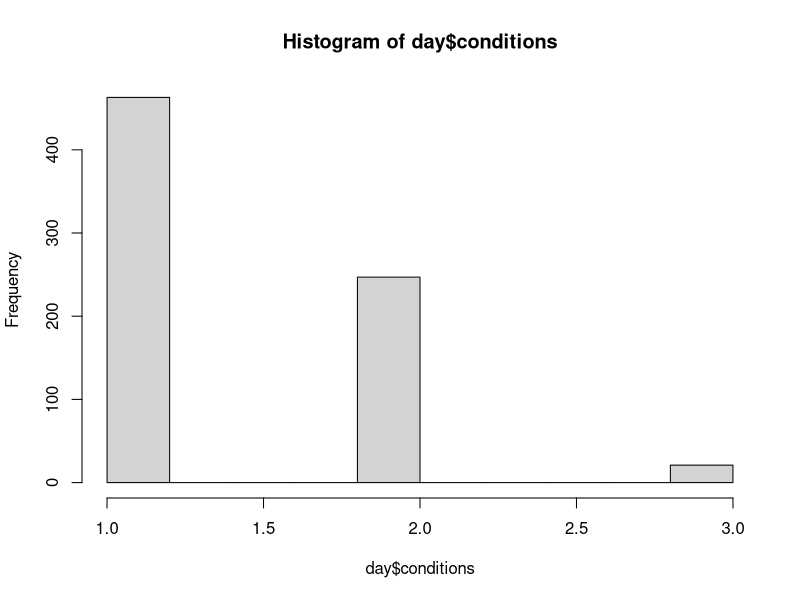
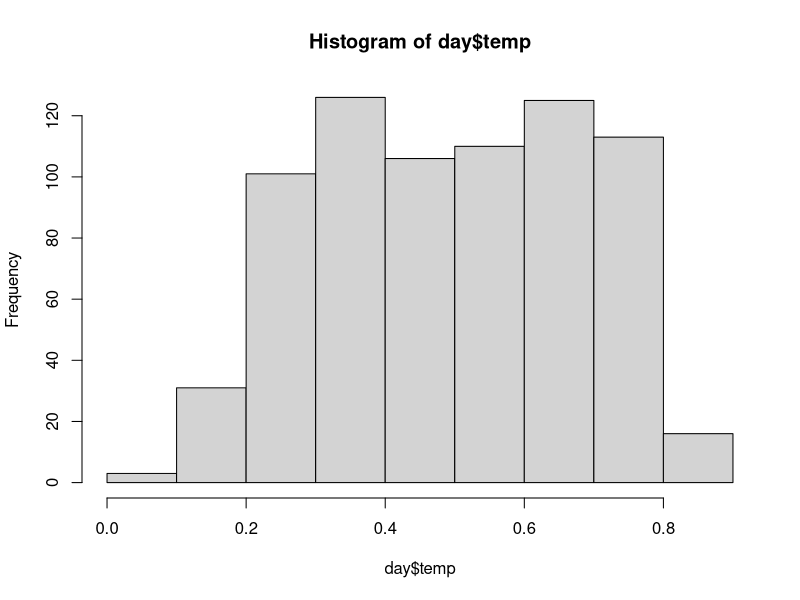
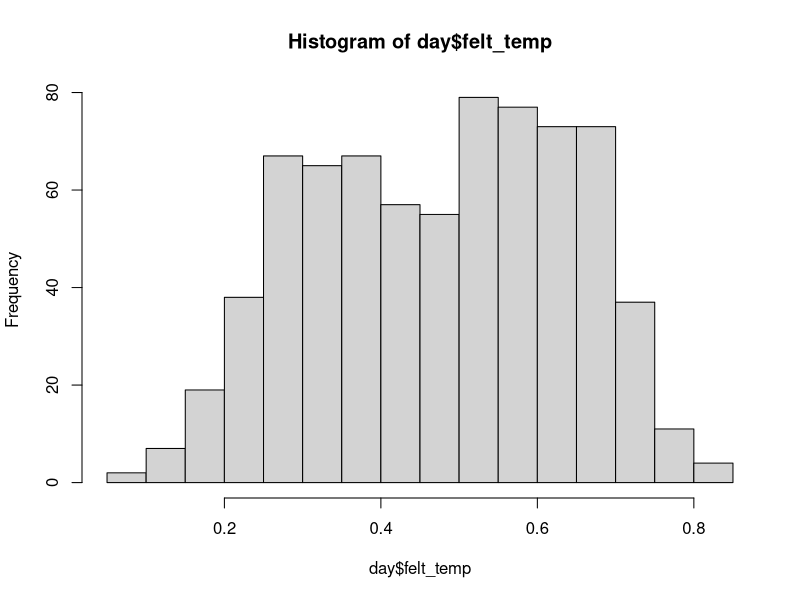
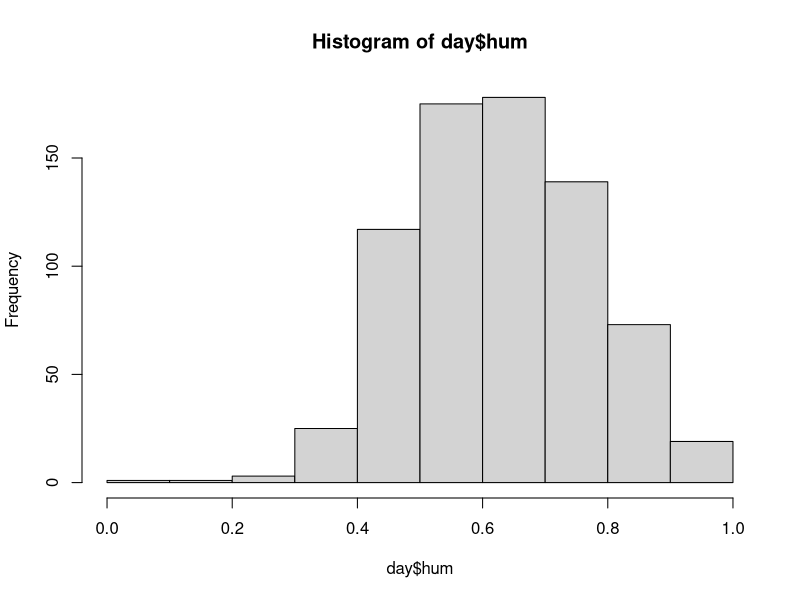
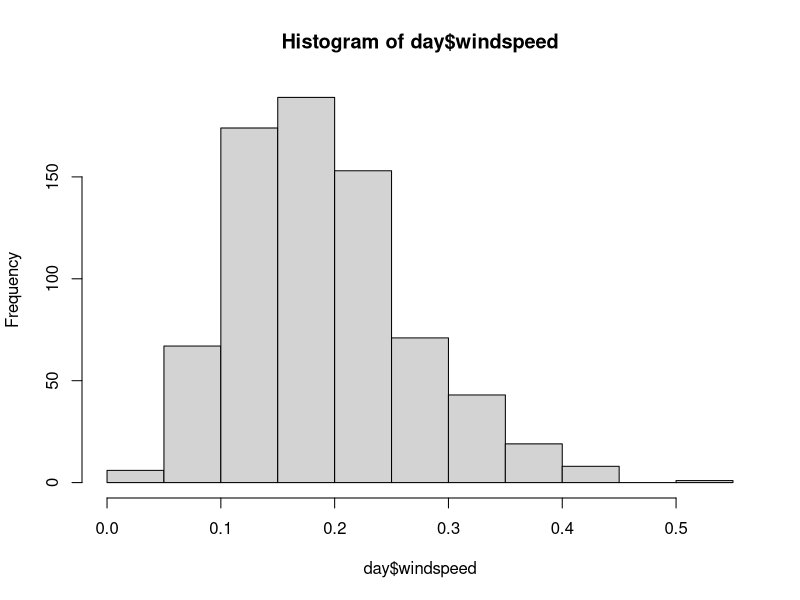
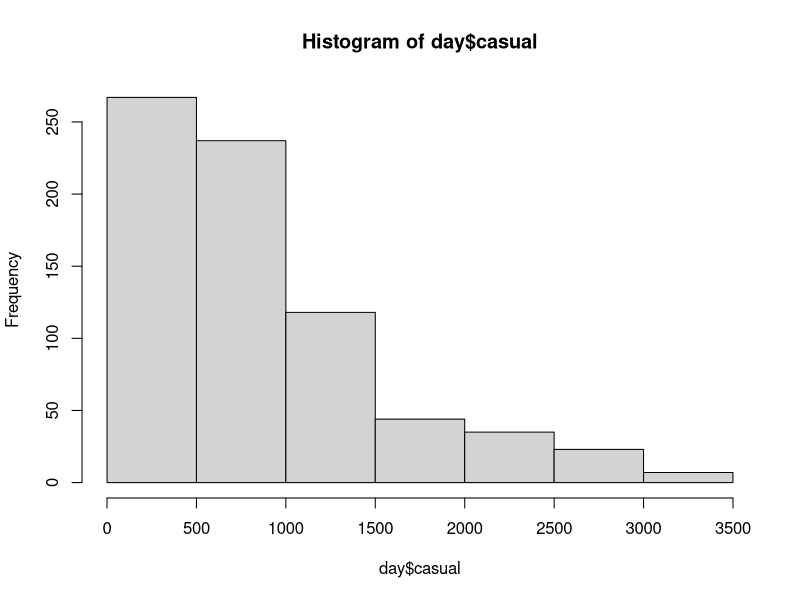
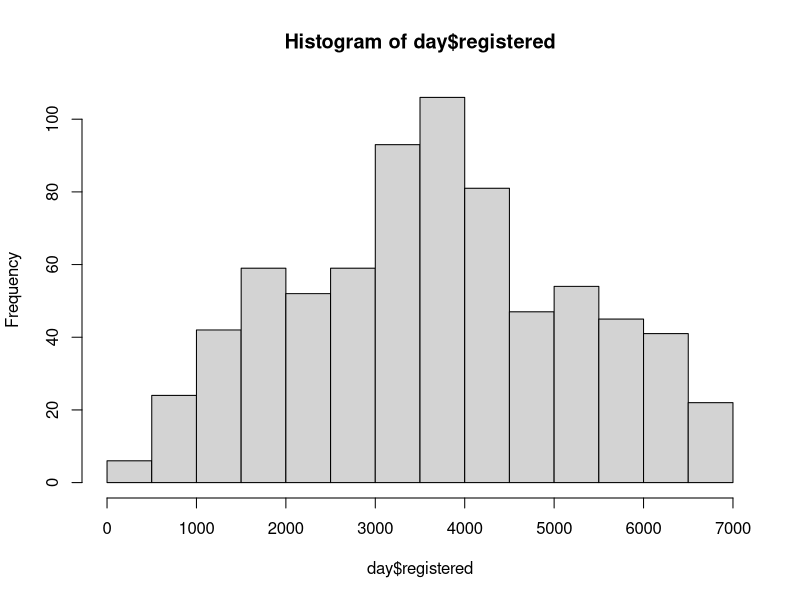
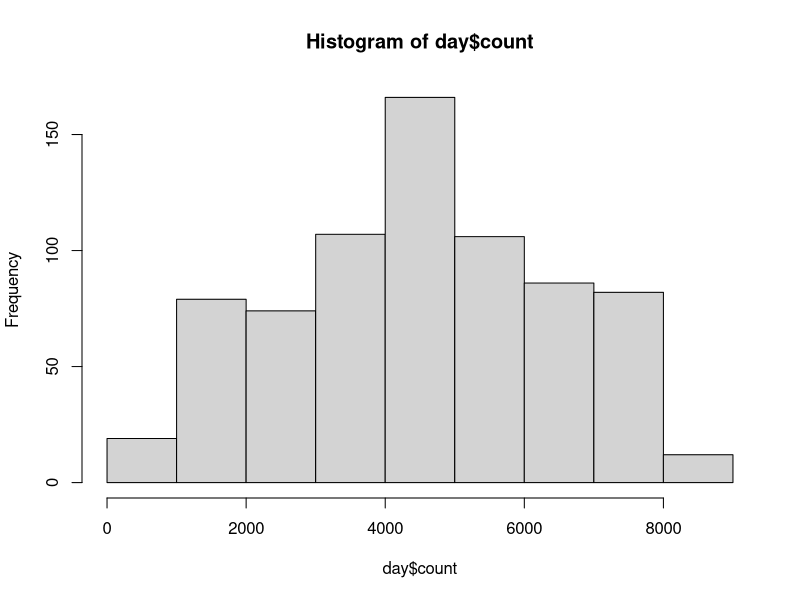

These figures' R source, in order: (Note: this script raises an error after producing the figures.)
## ---- chunk 1
knitr::opts_chunk$set(echo = TRUE)
## ---- chunk 2
library(ggplot2) 
library(stats)
library(corrplot)
library(reshape2)
## ---- chunk 3
day <- read.csv('day.csv')
dim(day)
## ---- chunk 4
day <- read.csv('day.csv')
str(day)
## ---- chunk 5
day <- read.csv('day.csv')
summary(day)
## ---- chunk 6
hist(day$conditions)
## ---- chunk 7
hist(day$temp)
hist(day$felt_temp)
hist(day$hum)
hist(day$windspeed)
hist(day$casual)
hist(day$registered)
hist(day$count)
## ---- chunk 8

## ---- chunk 9
plot(day$conditions, day$casual)
plot(day$conditions, day$registered)
plot(day$hum, day$casual)
plot(day$hum, day$registered)
plot(day$windspeed, day$casual)
plot(day$windspeed, day$registered)
plot(day$temp, day$casual)
plot(day$temp, day$registered)
plot(day$felt_temp, day$casual)
plot(day$felt_temp, day$registered)
plot(day$temp, day$felt_temp)
cor(day$temp, day$felt_temp)
plot(day$temp, day$hum)
cor.test(day$temp, day$hum)
plot(day$temp, day$windspeed)
cor.test(day$temp, day$windspeed)
plot(day$hum, day$windspeed)
cor.test(day$hum, day$windspeed)

plot(day$conditions, day$windspeed)
cor.test(day$conditions, day$windspeed)
cor.test(day$conditions, day$windspeed, method='spearman')
plot(day$conditions, day$hum)
cor.test(day$conditions, day$hum, method ='spearman')
plot(day$conditions, day$temp)
cor.test(day$conditions, day$temp)

## ---- chunk 10
cor.test(day$conditions, day$casual)
cor.test(day$conditions, day$registered)
casual_users = lm(day$casual ~ day$conditions)
casual_users
reg_users = lm(day$registered ~ day$conditions)
reg_users
## ---- chunk 11
cor.test(day$hum, day$casual)
cor.test(day$hum, day$registered)
casual_users = lm(day$casual ~ day$hum)
casual_users
reg_users = lm(day$registered ~ day$hum)
reg_users
## ---- chunk 12
cor.test(day$windspeed, day$casual)
cor.test(day$windspeed, day$registered)
casual_users = lm(day$casual ~ day$windspeed)
casual_users
reg_users = lm(day$registered ~ day$windspeed)
reg_users
## ---- chunk 13
cor.test(day$temp, day$casual)
cor.test(day$temp, day$registered)
casual_users = lm(day$casual ~ day$temp)
casual_users
reg_users = lm(day$registered ~ day$temp)
reg_users
## ---- chunk 14
cor.test(day$felt_temp, day$casual)
cor.test(day$felt_temp, day$registered)
casual_users = lm(day$casual ~ day$felt_temp)
casual_users
reg_users = lm(day$registered ~ day$felt_temp)
reg_users
## ---- chunk 15
casual_users = lm(day$casual ~ day$conditions)
casual_users
summary(casual_users)
anova(casual_users)
plot(casual_users)
casual_users = lm(day$casual ~ day$temp + day$hum +day$windspeed)
casual_users
summary(casual_users)
anova(casual_users)
plot(casual_users)
## ---- chunk 16
reg_users = lm(day$registered ~ day$conditions)
reg_users
summary(reg_users)
anova(reg_users)
plot(reg_users)
reg_users = lm(day$registered ~ day$temp + day$hum +day$windspeed)
reg_users
summary(reg_users)
anova(reg_users)
plot(reg_users)
## ---- chunk 17
conditions = lm(day$conditions ~ day$temp + day$hum + day$windspeed)
conditions
summary(conditions)
anova(conditions)
plot(conditions)
## ---- chunk 18
casual_users = lm(day$casual ~ day$season)
casual_users
summary(casual_users)
anova(casual_users)
plot(casual_users)
## ---- chunk 19
casual_users = lm(day$casual ~ day$season + day$temp +day$hum +day$windspeed)
casual_users
summary(casual_users)
anova(casual_users)
plot(casual_users)
## ---- chunk 20
casual_users = lm(day$casual ~ day$month + day$temp +day$hum +day$windspeed)
casual_users
summary(casual_users)
anova(casual_users)
plot(casual_users)
## ---- chunk 21
plot(day$weekday, day$casual)

plot(day$weekday, day$registered)

## ---- chunk 22
casual_users = lm(day$casual ~ day$workingday + day$weekday + day$holiday + day$temp +day$hum +day$windspeed)
casual_users
summary(casual_users)
anova(casual_users)
plot(casual_users)
## ---- chunk 23
reg_users = lm(day$registered ~ day$workingday + day$weekday + day$holiday + day$temp +day$hum +day$windspeed)
reg_users
summary(reg_users)
anova(reg_users)
plot(reg_users)
## ---- chunk 24
casual_users = lm(day$casual ~ day$workingday + day$temp +day$hum +day$windspeed)
casual_users
summary(casual_users)
anova(casual_users)
par(mfrow=c(2,2))
plot(casual_users)
## ---- chunk 25
reg_users = lm(day$registered ~ day$workingday + day$temp +day$hum +day$windspeed)
reg_users
summary(reg_users)
anova(reg_users)
par(mfrow=c(2,2))
plot(reg_users)
## ---- chunk 26
par(mar = c(2, 2, 2, 2))
par(mfrow = c(1, 1))
R <- 3
r <- 2
x <- seq(0, 2*pi,length.out=50)
y <- seq(0, pi,length.out=50)
M <- mesh(x, y)
 
alpha <- M$x
beta <- M$y
 
 
surf3D(x = (R + r*cos(alpha)) * cos(beta),
       y = (R + r*cos(alpha)) * sin(beta),
       z = r * sin(alpha),
       colkey=FALSE,
       bty="b2",
       main="Half of a Torus")
